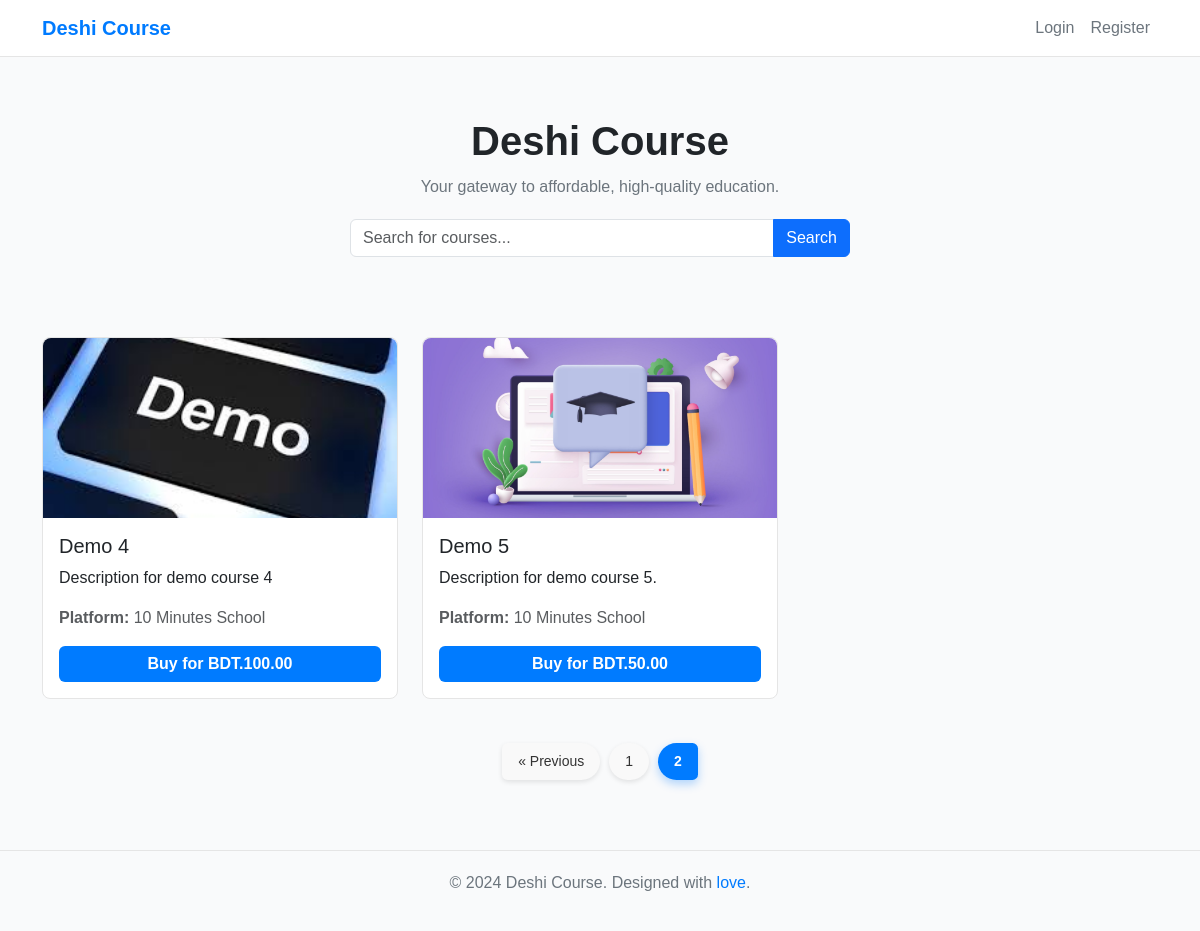
Screenshot of /?page=2 with the database file from the repository.
### courses/models.py (models this page shows, shortened)
class Course(models.Model):
    title = models.CharField(max_length=200)
    description = models.TextField()
    price = models.DecimalField(max_digits=10, decimal_places=2)
    affiliate_link = models.URLField()
    platform_name = models.CharField(max_length=100)
    image = models.ImageField(upload_to='course_images/', blank=True, null=True)  # Add this field

### courses/views.py (the view)
# urls.py: 2. Add a URL to urlpatterns:  path('', views.home, name='home')
def home(request):
    query = request.GET.get('q', '')
    courses = Course.objects.filter(title__icontains=query) if query else Course.objects.all()
    paginator = Paginator(courses, 9)  # 9 courses per page
    page_number = request.GET.get('page')
    page_obj = paginator.get_page(page_number)
    context = {
        'page_obj': page_obj,
        'query': query,
    }
    return render(request, 'courses/home.html', context)

### courses/templates/courses/home.html (shortened to what this page needs)
{% load static %}
<!DOCTYPE html>
<html lang="en">
<head>
    <link href="https://cdn.jsdelivr.net/npm/bootstrap@5.3.0/dist/css/bootstrap.min.css" rel="stylesheet">
</head>
<body>
    <nav class="navbar navbar-expand-lg">
        <div class="container">
            <a class="navbar-brand" href="/">Deshi Course</a>
            <div class="collapse navbar-collapse" id="navbarNav">
                <ul class="navbar-nav ms-auto">
                    {% if user.is_authenticated %}
                        <li class="nav-item"><a class="nav-link" href="#">Welcome, {{ user.username }}</a></li>
                         <li class="nav-item dropdown">
                                <a class="nav-link dropdown-toggle" href="#" id="myCoursesDropdown" role="button" data-bs-toggle="dropdown" aria-expanded="false">
                                    My Courses
                                </a>
                                <ul class="dropdown-menu" aria-labelledby="myCoursesDropdown">
                                    {% for purchased_course in user.purchased_courses.all %}
                                        <li><a class="dropdown-item" href="{% url 'course_detail' purchased_course.course.id %}">{{ purchased_course.course.title }}</a></li>
                                    {% empty %}
                                        <li><a class="dropdown-item text-muted">No courses purchased</a></li>
                                    {% endfor %}
                                </ul>
                            </li>
                        <li class="nav-item"><a class="nav-link" href="{% url 'logout' %}">Logout</a></li>
                    {% else %}
                        <li class="nav-item"><a class="nav-link" href="{% url 'login' %}">Login</a></li>
                        <li class="nav-item"><a class="nav-link" href="{% url 'register' %}">Register</a></li>
                    {% endif %}
                </ul>
            </div>
        </div>
    </nav>
    <div class="container hero-section">
        <h1 class="hero-title">Deshi Course</h1>
        <p class="hero-subtitle">Your gateway to affordable, high-quality education.</p>
        <form class="search-bar" method="get" action="">
            <div class="input-group">
                <input type="text" name="q" class="form-control" placeholder="Search for courses..." value="{{ request.GET.q|default:'' }}">
                <button class="btn btn-primary" type="submit">Search</button>
            </div>
        </form>
    </div>
    <div class="container">
        <div class="row g-4">
            {% for course in page_obj %}
            <div class="col-md-4">
                <div class="card course-card h-100">
                    {% if course.image %}
                        <img src="{{ course.image.url }}" class="card-img-top" alt="{{ course.title }}">
                    {% else %}
                        <img src="{% static 'default-course-image.jpg' %}" class="card-img-top" alt="Default Course Image">
                    {% endif %}
                    <div class="card-body">
                        <h5 class="card-title">{{ course.title }}</h5>
                        <p class="card-text">{{ course.description|truncatechars:100 }}</p>
                        <p class="text-muted"><strong>Platform:</strong> {{ course.platform_name }}</p>
                        <a href="{% url 'course_detail' course.id %}" class="btn btn-buy">Buy for BDT.{{ course.price }}</a>
                    </div>
                </div>
            </div>
            {% endfor %}
        </div>
    </div>
    <nav aria-label="Page navigation" class="d-flex justify-content-center mt-4">
        <ul class="pagination">
            {% if page_obj.has_previous %}
                <li class="page-item">
                    <a class="page-link" href="?page={{ page_obj.previous_page_number }}{% if query %}&q={{ query }}{% endif %}" aria-label="Previous">
                        &laquo; Previous
                    </a>
                </li>
            {% endif %}
            {% for num in page_obj.paginator.page_range %}
                {% if num == page_obj.number %}
                    <li class="page-item active"><a class="page-link" href="#">{{ num }}</a></li>
                {% else %}
                    <li class="page-item">
                        <a class="page-link" href="?page={{ num }}{% if query %}&q={{ query }}{% endif %}">{{ num }}</a>
                    </li>
                {% endif %}
            {% endfor %}
        </ul>
    </nav>
    <div class="footer">
        <p>&copy; 2024 Deshi Course. Designed with <a href="#">love</a>.</p>
    </div>
</body>
</html>

### courses/templates/courses/home.html (style rules this page uses)
body { background-color: #f9fafb; color: #212529; font-family: 'Poppins', sans-serif; overflow: auto; scrollbar-width: none; }
.navbar { background-color: #ffffff; border-bottom: 1px solid #e5e5e5; }
.navbar-brand { font-weight: bold; color: #007bff !important; }
.nav-link { color: #6c757d !important; transition: color 0.3s ease-in-out; }
.hero-section { text-align: center; padding: 60px 20px; }
.hero-title { font-size: 2.5rem; font-weight: 600; color: #212529; }
.hero-subtitle { color: #6c757d; font-size: 1rem; margin-top: 10px; }
.search-bar { max-width: 500px; margin: 20px auto; }
.course-card { background-color: #ffffff; border: 1px solid #e5e5e5; border-radius: 8px; transition: transform 0.3s ease, box-shadow 0.3s ease; }
.card-img-top { border-radius: 8px 8px 0 0; height: 180px; object-fit: cover; }
.btn-buy { background-color: #007bff; color: white; border: none; font-weight: bold; width: 100%; }
.footer { background-color: #f9fafb; color: #6c757d; text-align: center; padding: 20px 0; margin-top: 50px; border-top: 1px solid #e5e5e5; }
.footer a { color: #007bff; text-decoration: none; }
.pagination { justify-content: center; margin-top: 20px; margin-bottom: 20px; }
.pagination .page-item { margin: 0 5px; }
.pagination .page-link { background: #f9f9f9; color: #333; border: none; border-radius: 20px; padding: 8px 16px; font-size: 14px; transition: all 0.3s ease; box-shadow: 0 2px 5px rgba(0, 0, 0, 0.1); }
.pagination .active .page-link { background: #007bff; color: white; font-weight: bold; box-shadow: 0 4px 10px rgba(0, 123, 255, 0.3); }

### rows the page displays
Course: image (picture), title "Demo 4", description "Description for demo course 4", platform_name "10 Minutes School", price "100.00"
Course: title "Demo 5", description "Description for demo course 5.", platform_name "10 Minutes School", price "50.00"

### other values shown
{{ num }} "1"
{{ num }} "2"
